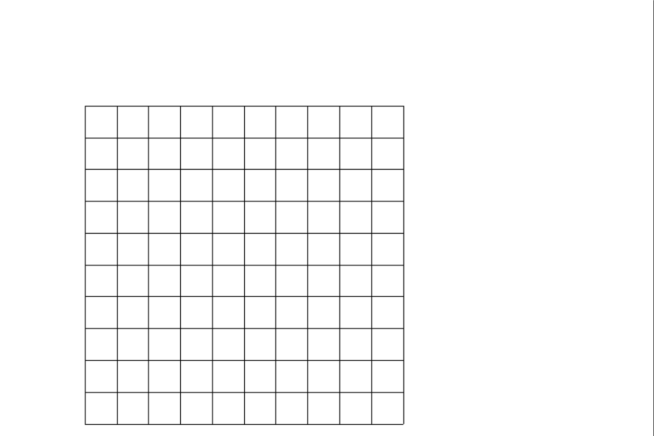
#> input picture soyeon/0217/10-01.png, 1308 x 872 px, found by its file name (shown at 1/2 size)
$ jupyter execute 'ex19) Corner Detection Based on Line Thickness Scale .ipynb'   (shell and % lines are left out)   (Python 2 division)
#> lines starting #> are read from the running program, lines starting #| are printed output that depends on the picture
[cell 1]
import cv2
from matplotlib import pyplot as plt
import numpy as np

[cell 2]
cornerImage = plt.imread("10-01.png")
#> cornerImage is the input picture: shape (872, 1308, 4) float32; mean R, G, B, A 0.979, 0.979, 0.979, 0.999

[cell 3]
plt.imshow(cornerImage)

[cell 4]
cornerGrayImage = cv2.cvtColor(cornerImage, cv2.COLOR_BGR2GRAY)

[cell 5]
plt.imshow(cornerGrayImage, cmap = "gray")

[cell 6]
cornerGrayImageArray = np.float32(cornerGrayImage)
print cornerGrayImageArray
#> (printed output is left out)

[cell 7]
detectedCornerResult = cv2.cornerHarris(cornerGrayImageArray, 20, 3, 0.04)
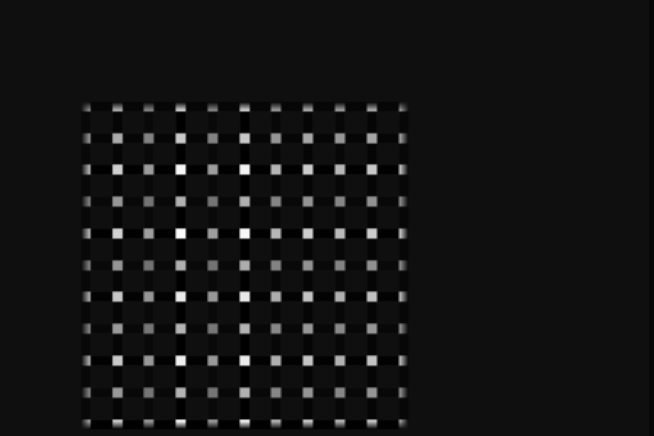
#> detectedCornerResult: shape (872, 1308) float32 (shown at 1/2 size); min -0.000213, max 0.00323, mean 5.36e-05; drawn with min black and max white
print detectedCornerResult
#> (printed output is left out)

[cell 8]
detectedCornerResult = cv2.dilate(detectedCornerResult, None)
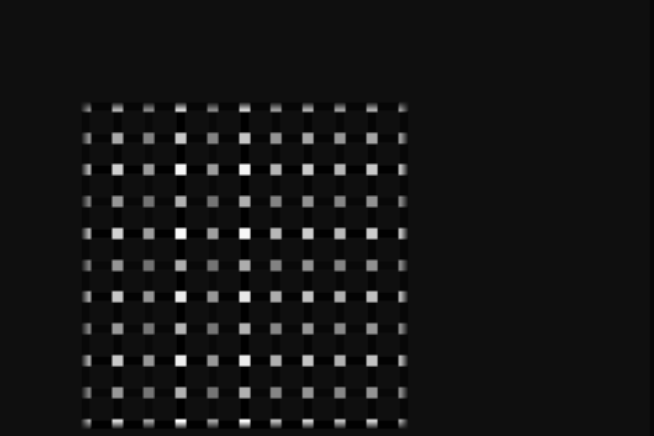
#> detectedCornerResult: shape (872, 1308) float32 (shown at 1/2 size); min -0.000213, max 0.00323, mean 7.38e-05; drawn with min black and max white
print detectedCornerResult
#> (printed output is left out)

[cell 9]
cornerImage[detectedCornerResult > 0.01 * detectedCornerResult.max()] = [0, 0, 255, 0]

[cell 10]
plt.imshow(cornerGrayImage, cmap = "gray")

[cell 11]
detectedCornerResultMax = detectedCornerResult.max()
#> detectedCornerResultMax = 0.00323

[cell 12]
xPosition = 0
yPosition = 0
cornerImage.shape
#> Out = (872, 1308, 4)

[cell 13]
for yPosition in range(0, int(cornerImage.shape[0])):
    for xPosition in range(0, int(cornerImage.shape[1])):
        harrisArgument = detectedCornerResult[yPosition, xPosition]
        if harrisArgument > 0.01 * detectedCornerResultMax:
            print xPosition, yPosition

[cell 14]
cornerGrayImageArray[0, 871]
#> Out = 1

[cell 15]
detectedCornerResult[0, 0]
#> Out = 0

$ run again, with soyeon/0217/10-05.png copied over soyeon/0217/10-01.png
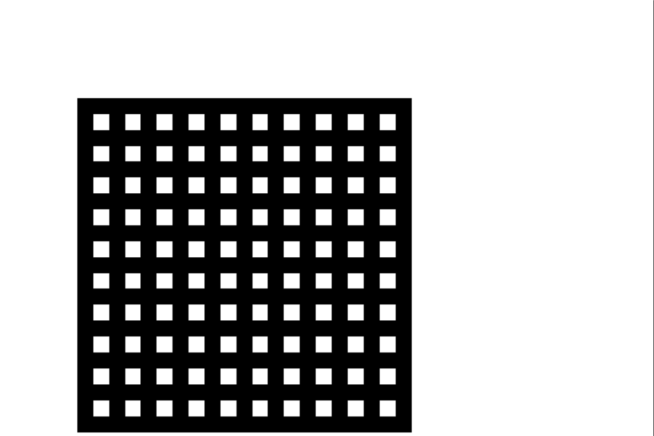
#> input picture soyeon/0217/10-05.png, 1308 x 872 px, found by its file name (shown at 1/2 size)
#> cornerImage is the input picture: shape (872, 1308, 4) float32; mean R, G, B, A 0.695, 0.695, 0.695, 0.999
#> (printed output is left out)
#> `detectedCornerResult = cv2.cornerHarris(cornerGrayImageArray, 20, 3, 0..`:
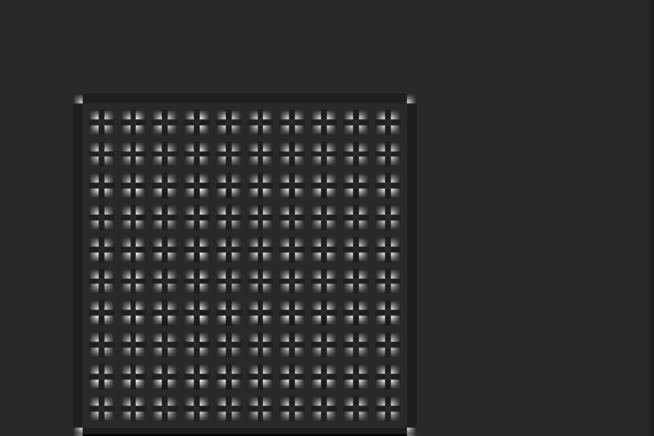
#> detectedCornerResult: shape (872, 1308) float32 (shown at 1/2 size); min -0.000498, max 0.00259, mean 6.4e-05; drawn with min black and max white
#> (printed output is left out)
#> `detectedCornerResult = cv2.dilate(detectedCornerResult, None)`:
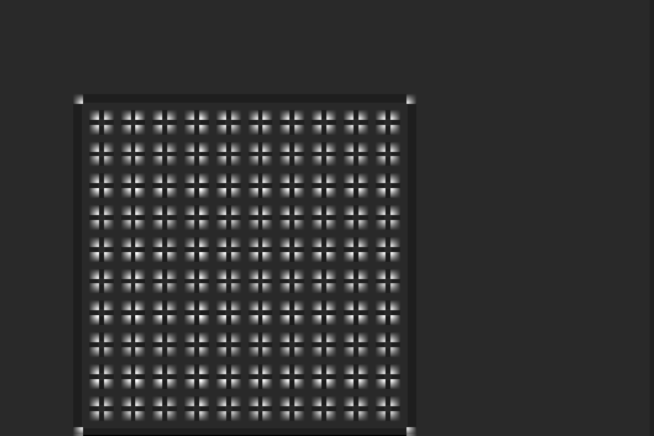
#> detectedCornerResult: shape (872, 1308) float32 (shown at 1/2 size); min -0.000498, max 0.00259, mean 0.000101; drawn with min black and max white
#> (printed output is left out)
#> detectedCornerResultMax = 0.00259
#> `cornerGrayImageArray[0, 871]`: Out = 1
#> `detectedCornerResult[0, 0]`: Out = 0
